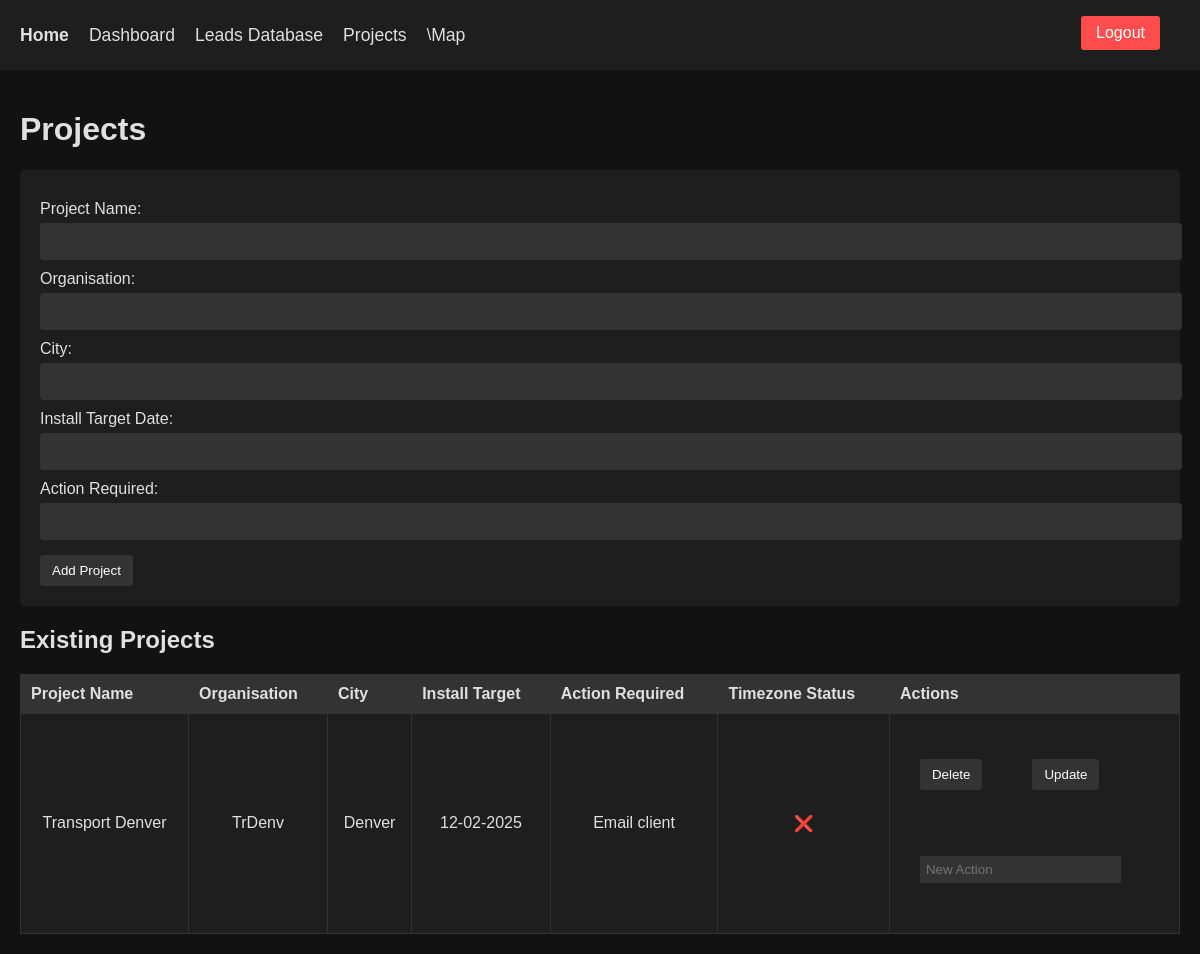
Before: /projects (signed in) with the older database file.
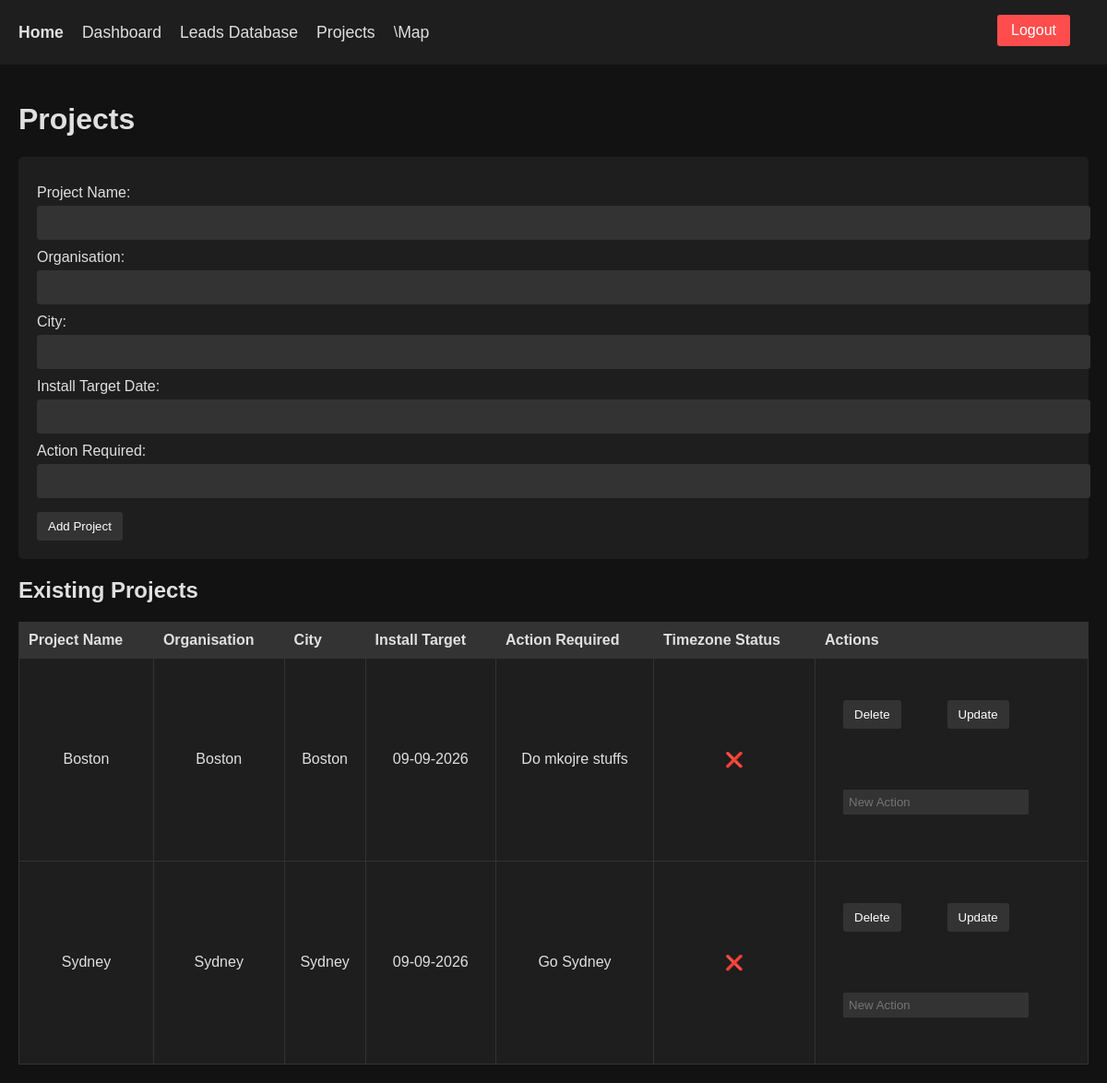
After: the same page with the newer database file.
### app.py (models this page shows, shortened)
class Project(db.Model):
    id = db.Column(db.Integer, primary_key=True)
    name = db.Column(db.String(100), nullable=False)
    organisation = db.Column(db.String(100), nullable=False)
    city = db.Column(db.String(100))
    install_target = db.Column(db.String(100))
    action_required = db.Column(db.String(200))
    contacts = db.relationship('Contact', backref='project', lazy=True)

### app.py (the view, shortened to what this page needs)
@app.route('/projects', methods=['GET', 'POST'])
@login_required
def projects():
    all_projects = Project.query.all()
    return render_template('projects.html', projects=all_projects, timezone_api=TIMEZONE_API)

### app.py (called while the page is built)
def login_required(f):
    @wraps(f)
    def decorated_function(*args, **kwargs):
        if not session.get('logged_in'):
            flash("Please log in first.", "warning")
            return redirect(url_for('login'))
        return f(*args, **kwargs)
    return decorated_function

### templates/projects.html (shortened to what this page needs)
{% extends "base.html" %}
{% block content %}
  <h1>Projects</h1>
  <form method="post">
    <label>Project Name:</label>
    <input type="text" name="name" required>
    <label>Organisation:</label>
    <input type="text" name="organisation" required>
    <label>City:</label>
    <input type="text" name="city">
    <label>Install Target Date:</label>
    <input type="text" name="install_target">
    <label>Action Required:</label>
    <input type="text" name="action_required">
    <button type="submit">Add Project</button>
  </form>
  <h2>Existing Projects</h2>
  <table border="1">
    <tr>
      <th>Project Name</th>
      <th>Organisation</th>
      <th>City</th>
      <th>Install Target</th>
      <th>Action Required</th>
      <th>Timezone Status</th>
      <th>Actions</th>
    </tr>
    {% for project in projects %}
      <tr>
        <td>{{ project.name }}</td>
        <td>{{ project.organisation }}</td>
        <td>{{ project.city }}</td>
        <td>{{ project.install_target if project.install_target else "N/A" }}</td>
        <td>{{ project.action_required if project.action_required else "N/A" }}</td>
        <td>
          <div class="timezone-box" id="timezone-{{ loop.index }}">Loading...</div>
        </td>
        <td>
          <div class="action-container">
            <div class="actions">
              <form action="{{ url_for('delete_project', project_id=project.id) }}" method="post">
                <button type="submit" onclick="return confirm('Are you sure you want to delete this project?');">
                  Delete
                </button>
              </form>
              <form action="{{ url_for('update_project', project_id=project.id) }}" method="post">
                <button type="submit">Update</button>
              </form>
            </div>
            <form action="{{ url_for('update_project', project_id=project.id) }}" method="post">
              <input type="text" name="new_action" placeholder="New Action" required>
            </form>
          </div>
        </td>
      </tr>
    {% endfor %}
  </table>
{% endblock %}

Changed rows visible on the page:
removed Project: name "Transport Denver", organisation "TrDenv", city "Denver", install_target "12-02-2025", action_required "Email client"
added Project: name "Boston", organisation "Boston", city "Boston", install_target "09-09-2026", action_required "Do mkojre stuffs"
added Project: name "Sydney", organisation "Sydney", city "Sydney", install_target "09-09-2026", action_required "Go Sydney"
